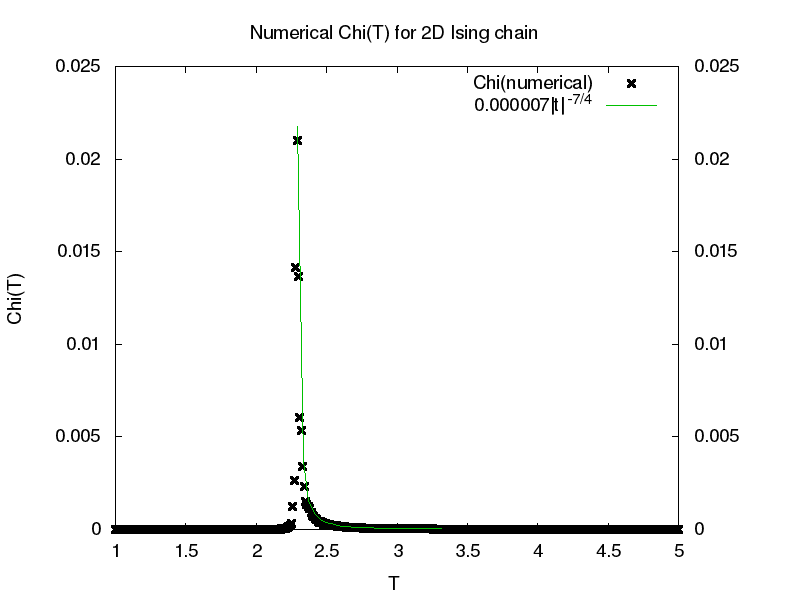

Generate this figure with gnuplot:
set terminal png size 800,600 enhanced font "Helvetica,14"

a=0.000007
Tc=2.27
gamma=1.75

#f1(x) = a1*(-(x-Tc1)/Tc1)**(-g1)
#f2(x) = a2*((x-Tc2)/Tc2)**(-g2)

#fit f1(x) "IsingTestChi2D_left.txt" u 1:2 via a1,Tc1,g1
#fit f2(x) "IsingTestChi2D_right.txt" u 1:2 via a2,Tc2,g2


set yrange [0:.025]

set o  "IsingTestChi2D.png"
set yl "Chi(T)"
set xl "T"
#set log y
set title "Numerical Chi(T) for 2D Ising chain"
plot "300x300.txt"  u 3:5  w p ls 6 lc -1 lw 3 t "Chi(numerical)" , a*((x-Tc)/Tc)**(-gamma) t "0.000007|t|^{-7/4}"
